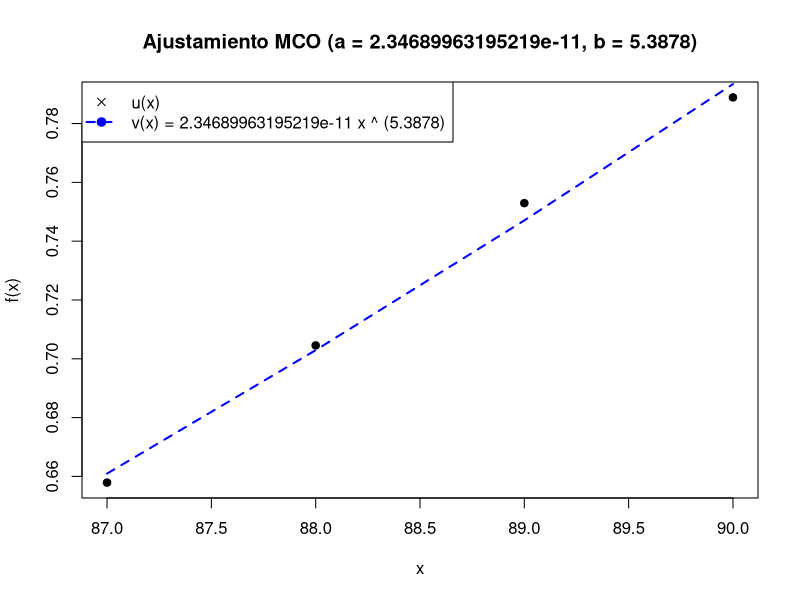

This chart was generated by the following R code:
mco.axb <- function(x,w,u){
  vm = c()
  logx = log(x)
  for (i in 1:2){
    for (j in 1:2){
      vm <- append(vm,
                   sum(w * logx^(j+i-2)))
    }
  }
  
  m = matrix(vm, nrow = 2)
  
  wus = c()
  for(k in 0:1){
    wui = w * log(u) * logx^k
    wus <- append(wus, sum(wui))
  }
  
  R = solve(m) %*% wus
  a <- exp(R[1])
  b <- (R[2])
  c(a,b)
}

x = c(87:90)
w = c(0.896755162, 1.038348083, 1.002949853, 1.061946903)
u = c(50, 62, 64, 71) / c(76,88,85,90)

mco.axb(x,w,u)

v <- mco.axb(x,w,u)
a <- v[1]
b <- v[2]
g <- function(x){a * x^b}
uv = g(x)

plot(x,u, pch = 19,
     main = paste0('Ajustamiento MCO (a = ', (a),', b = ', round(b,4), ')' ),
     xlab = 'x', ylab = 'f(x)')
lines(x, uv, lty = 2, col = 'blue', lwd = 2)
legend(x = 'topleft',
       legend = c("u(x)", paste0('v(x) = ', (a), ' x ^ (', round(b,4), ')')), 
       pch = c(4, 19), lwd = c(-1,2), lty = c(0, 2), col = c('black', 'blue'))
